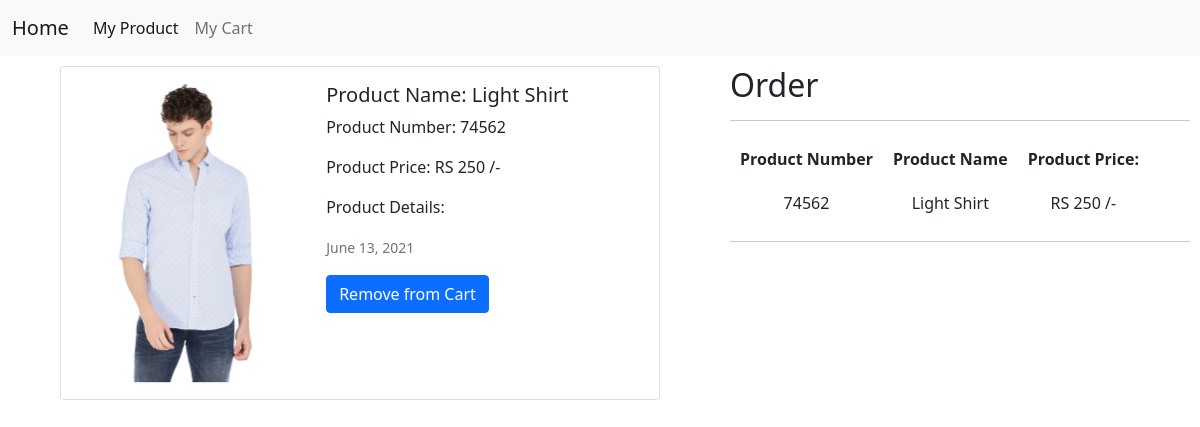
The page /mycart on the database as committed earlier.
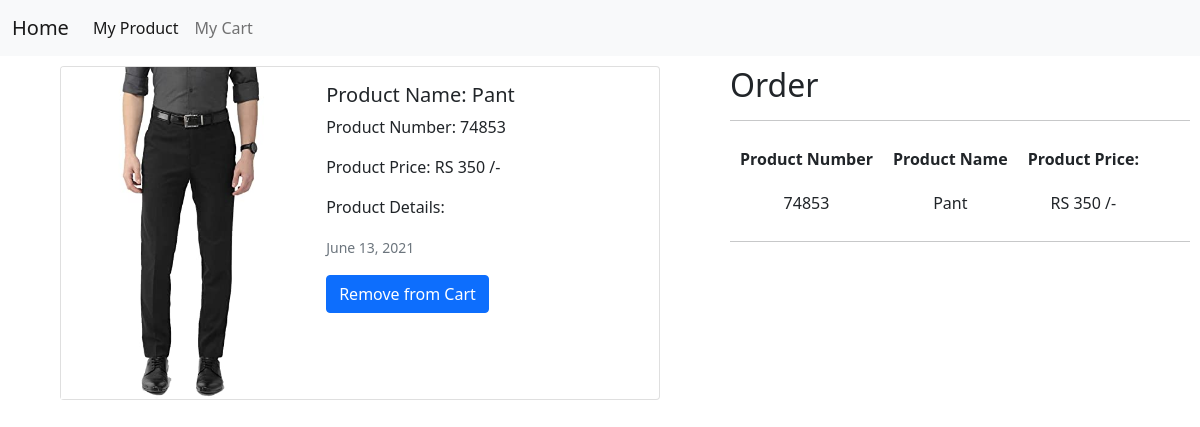
The same page on the database as committed later.
### mylist/models.py (models this page shows, shortened)
class Cart(models.Model):
    product_number = models.CharField(max_length=10, null=False)
    product_name = models.CharField(max_length=50, null=False,default="")
    desc = models.CharField(max_length=300,blank=True,default="")
    date = models.DateField(null=True)
    price =  models.IntegerField(default = 0)
    image = models.ImageField(upload_to="mylist/images", default="")

### mylist/views.py (the view)
# urls.py: path('mycart', views.mycart, name='myCart'),
def mycart(request):
    cart=Cart.objects.all()
    return render(request, 'mycart.html',{'cart':cart})

### templates/mycart.html (shortened to what this page needs)
{% extends 'base.html' %}
{% load static %}
{% block body %}
    <div class="display" id="display">
        <div class="product_list">
            {% if cart %}
            {% for product in cart %}
            <div class="card mb-3" style="width: 50vw;">
                <div class="row g-0">
                    <div class="col-md-5">
                        <img src="{{product.image.url}}" class="card-img-top" alt="image" width="auto" height="100%">
                      </div>
                    <div class="col-md-7">
                        <div class="card-body">
                            <h5 class="card-title">Product Name: {{product.product_name}}</h5>
                            <p class="card-text">Product Number: {{product.product_number}}</p>
                            <p class="card-text">Product Price: RS {{product.price}} /-</p>
                            <p class="card-text">Product Details: {{product.product_desc}}</p>
                            <p class="card-text"><small class="text-muted">{{product.date}}</small></p>
                            <form action="removeFromCart" method="post" enctype="multipart/form-data">{% csrf_token %}
                                <button type="submit" class="btn btn-primary">Remove from Cart</button>
                            </form>
                        </div>
                    </div>
                </div>
            </div>
            {% endfor %}
            {% endif %}
        </div>
        <div class="product_form">
            <h2>Order</h2>
            <hr>
            {% if cart %}
            <table>
                <tr>
                    <th>Product Number</th>
                    <th>Product Name</th>
                    <th>Product Price:</th>
                </tr>
                {% for product in cart %}
                <tr>
                    <td class="card-text"> {{product.product_number}}</td>
                    <td class="card-title">{{product.product_name}}</td>
                    <td class="card-text"> RS {{product.price}} /-</td>
                </tr>
                {% endfor %}
                {% endif %}
            </table>
            <hr>
        </div>
    </div>
{% endblock %}

Rows that differ between the two databases and show on the page:
removed Cart: image (picture), product_name "Light Shirt", product_number "74562", price "250", date "June 13, 2021"
added Cart: image (picture), product_name "Pant", product_number "74853", price "350", date "June 13, 2021"
